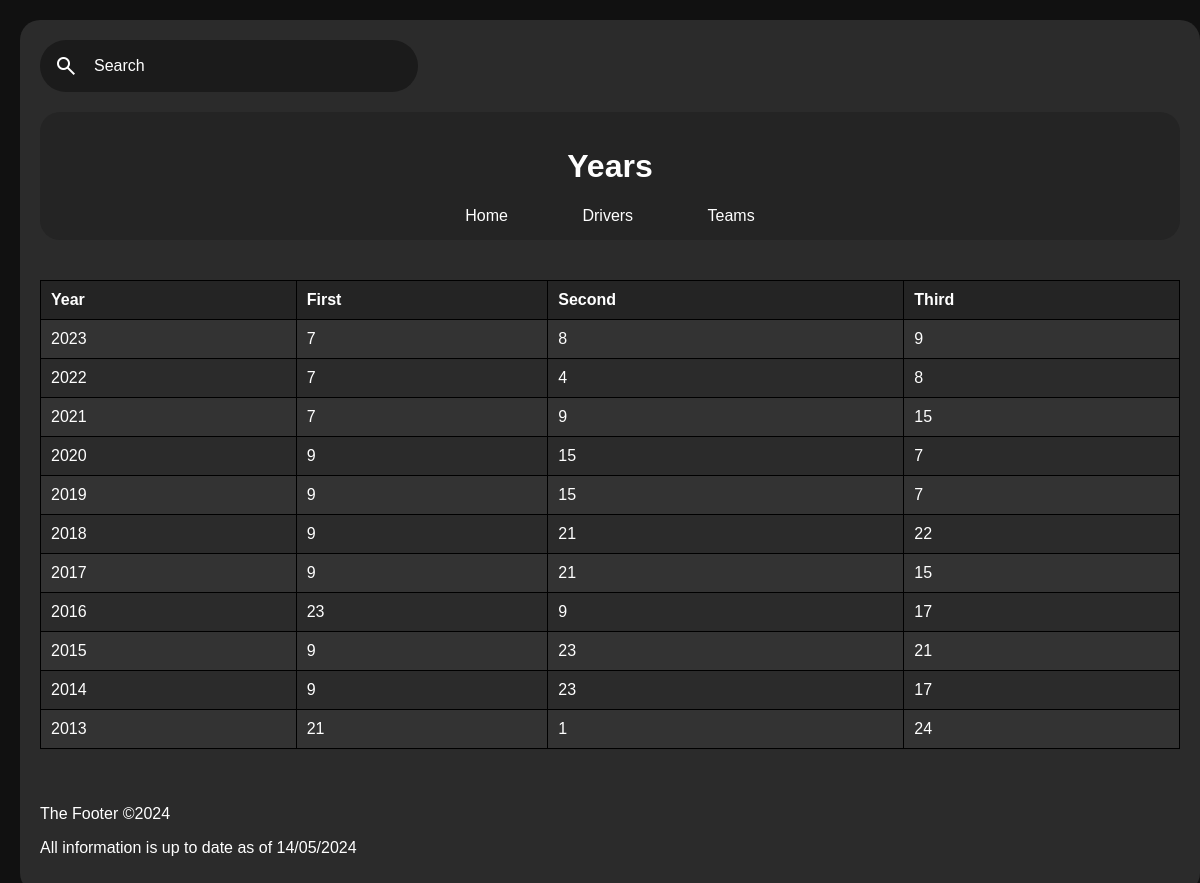
The app's page /year with its own data.
### tables this page shows
CREATE TABLE Year (year_id INTEGER PRIMARY KEY AUTOINCREMENT, year INTEGER NOT NULL, first INTEGER REFERENCES Driver (driver_id), second INTEGER REFERENCES Driver (driver_id), third INTEGER REFERENCES Driver (driver_id));

### routes.py (the view)
@app.route("/year")
def year():
    cursor = get_db().cursor()
    sql = "SELECT * FROM Year"
    cursor.execute(sql)
    results = cursor.fetchall()
    return render_template("year.html", results=results)

### routes.py (called while the page is built)
def get_db():
    db = getattr(g, '_database', None)
    if db is None:
        db = g._database = sqlite3.connect(DATABASE)
        return db

@app.teardown_appcontext
def close_connection(exception):
    db = getattr(g, '_database', None)
    if db is not None:
        db.close()

### templates/year.html
{%extends "layout.html"%}
{%block content%}
    <header>
        <h1>Years</h1>
        <nav>
            <a href="/">Home</a>
            <a href="/drivers">Drivers</a>
            <a href="/teams">Teams</a>
        </nav>
    </header>
    <table>
        <tr>
            <th>Year</th>
            <th>First</th>
            <th>Second</th>
            <th>Third</th>
        </tr>
        {% for year in results %}
        <tr>
            <td>{{ year[1] }}</td>
            <td>{{ year[2] }}</td>
            <td>{{ year[3] }}</td>
            <td>{{ year[4] }}</td>
        </tr>
        {%endfor%}
    </table>
{%endblock%}

### static/style.css (style rules this page uses)
body { font-family: Arial, sans-serif; background-color: #111111; margin: 0; padding: 0; }
header { background-color: #242424; color: #ffffff; padding: 15px 0; text-align: center; border-radius: 20px }
nav a { color: #ffffff; margin: 0 15px; text-decoration: none; transition: 0.5s ease; padding: 10px 20px; }
h1 { color: #ffffff; }
table { width: 100%; border-collapse: collapse; margin: 20px 0; }
table, th, td { border: 1px solid #000000; }
th, td { padding: 10px; text-align: left; color: #ffffff; }
th { background-color: #242424; }
tr:nth-child(even) { background-color: #333333; }

### records on screen
Year: year "2023", first "7", second "8", third "9"
Year: year "2022", first "7", second "4", third "8"
Year: year "2021", first "7", second "9", third "15"
Year: year "2020", first "9", second "15", third "7"
Year: year "2019", first "9", second "15", third "7"
Year: year "2018", first "9", second "21", third "22"
Year: year "2017", first "9", second "21", third "15"
Year: year "2016", first "23", second "9", third "17"
Year: year "2015", first "9", second "23", third "21"
Year: year "2014", first "9", second "23", third "17"
Year: year "2013", first "21", second "1", third "24"
